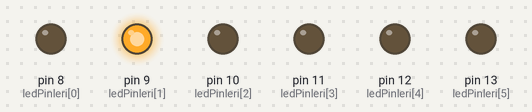
A sketch run on a simulated Arduino Uno, built with avr-gcc and run on an emulated ATmega328P. On the bench: output pins drawn as LEDs (lit = HIGH).

Above: at 0.1 s.
At 0.58 s:
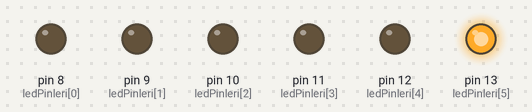
At 0.82 s:
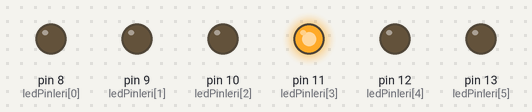
At 1.18 s:
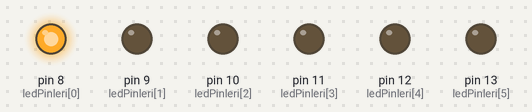
At 1.42 s:
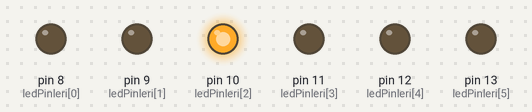
At 2.86 s:
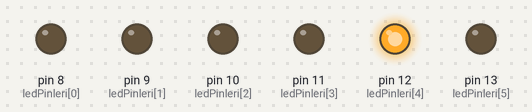
Timing chart, 0 to 3.2 s (numbered marks = the images above):
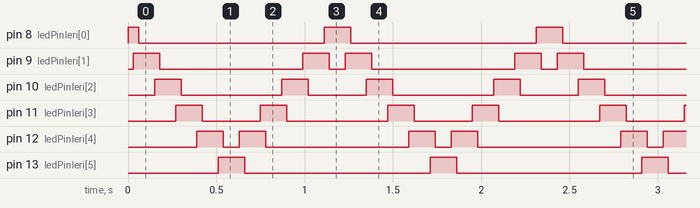

Measured:
- by itself, pin 8 (ledPinleri[0]): repeats every 1.2 s: LOW 1.1 s, HIGH 0.15 s
- by itself, pin 9 (ledPinleri[1]): repeats every 1.2 s: LOW 0.81 s, HIGH 0.15 s, LOW 0.09 s, HIGH 0.15 s
- by itself, pin 10 (ledPinleri[2]): repeats every 1.2 s: LOW 0.57 s, HIGH 0.15 s, LOW 0.33 s, HIGH 0.15 s
- by itself, pin 11 (ledPinleri[3]): repeats every 1.2 s: LOW 0.33 s, HIGH 0.15 s, LOW 0.57 s, HIGH 0.15 s
- by itself, pin 12 (ledPinleri[4]): repeats every 1.2 s: LOW 0.09 s, HIGH 0.15 s, LOW 0.81 s, HIGH 0.15 s
- by itself, pin 13 (ledPinleri[5]): alternates HIGH for 0.15 s and LOW for 1.1 s

The sketch:

Dijital_GirisCikis2.ino
```cpp
/**********************************************************************
 Arduino Kitabı - Coşkun Taşdemir
 Dikeyeksen Yayınları
 http://www.dikeyeksen.com/muhendislik/arduino.html

 Dijital Giriş - Çıkış İşlemleri - Örnek 2
 LED'lerle Karaşimşek Efekti

 Bağlantılar:
 Dijital - 8,9,10,11,12,13 pinleri LED'lerin anot uçlarına
 bağlı.
 LED'ler'in katot uçları 470 ohm'luk dirençler ile
 toprağa bağlı (GND)
 ***********************************************************************/


/*
   Karaşimşek Efekti

*/
const int ledPinleri[] = {8, 9, 10, 11, 12, 13};
const int beklemeSuresi = 30; // ms cinsinden bekleme süresi

void setup(){
 // 6 LED pinini de çıkış olarak ayarlıyoruz
 for (int led = 0; led < 6; led++)
 {
     pinMode(ledPinleri[led], OUTPUT);
 }
}

void loop() {
 for (int led = 0; led < 5 ; led++)
 {
  digitalWrite(ledPinleri[led], HIGH);
  delay(beklemeSuresi);
  digitalWrite(ledPinleri[led + 1], HIGH);
  delay(beklemeSuresi);
  digitalWrite(ledPinleri[led], LOW);
  delay(beklemeSuresi *2);
 }

 for (int led = 5; led > 0; led--)
 {
  digitalWrite(ledPinleri[led], HIGH);
  delay(beklemeSuresi);
  digitalWrite(ledPinleri[led - 1], HIGH);
  delay(beklemeSuresi);
  digitalWrite(ledPinleri[led], LOW);
  delay(beklemeSuresi*2);
  }
}
```
